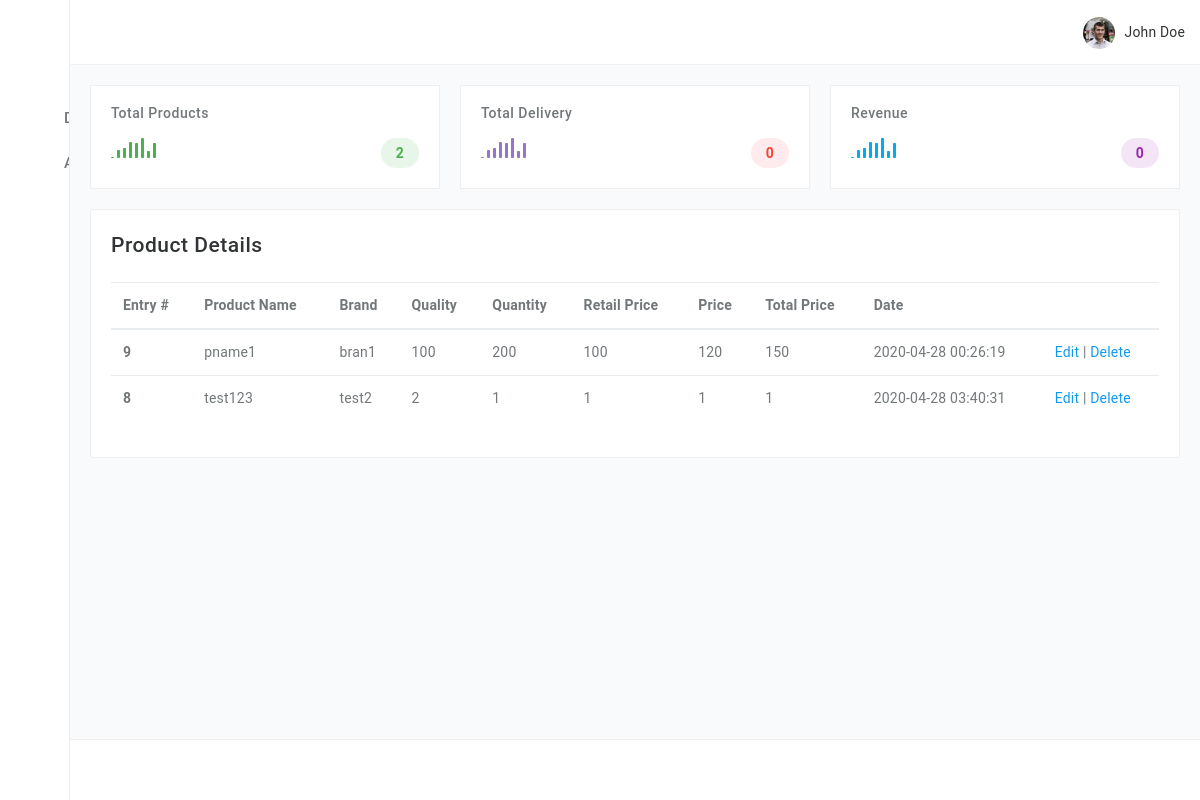
The page / on the database its author committed.
### tables this page shows
CREATE TABLE `storage` (
  `id` int(11) NOT NULL,
  `date_added` timestamp NOT NULL DEFAULT CURRENT_TIMESTAMP ON UPDATE CURRENT_TIMESTAMP,
  `product_name` varchar(99) NOT NULL,
  `brand` varchar(99) NOT NULL,
  `quality` int(99) NOT NULL,
  `quantity` int(99) NOT NULL,
  `retail_price` int(99) NOT NULL,
  `price` int(99) NOT NULL,
  `total_price` int(99) NOT NULL
);

### index.php (the view, shortened to what this page needs)
<?php include_once("header.php"); ?>
        <div class="page-container">
            <?php include_once("headernav.php"); ?>
            <main class="main-content bgc-grey-100">
                <div id="mainContent">
                    <div class="row gap-20 masonry pos-r">
                        <div class="masonry-sizer col-md-6"></div>
                        <div class="masonry-item w-100">
                            <div class="row gap-20">
                                <div class="col-md-4">
                                    <div class="layers bd bgc-white p-20">
                                        <div class="layer w-100 mB-10">
                                            <h6 class="lh-1">Total Products</h6></div>
                                        <div class="layer w-100">
                                            <div class="peers ai-sb fxw-nw">
                                                <div class="peer peer-greed"><span id="sparklinedash"></span></div>
                                                <div class="peer"><span class="d-ib lh-0 va-m fw-600 bdrs-10em pX-15 pY-15 bgc-green-50 c-green-500">
                                                    <?php
                                                    $query = "SELECT id FROM storage";
                                                    $result = mysqli_query($mysqli, $query);
                                                    if ($result)
                                                    {
                                                        $row = mysqli_num_rows($result);
                                                           if ($row)
                                                              {
                                                                 echo $row;
                                                              }
                                                    }
                                                    ?>
                                                </span></div>
                                            </div>
                                        </div>
                                    </div>
                                </div>
                                <div class="col-md-4">
                                    <div class="layers bd bgc-white p-20">
                                        <div class="layer w-100 mB-10">
                                            <h6 class="lh-1">Total Delivery </h6></div>
                                        <div class="layer w-100">
                                            <div class="peers ai-sb fxw-nw">
                                                <div class="peer peer-greed"><span id="sparklinedash2"></span></div>
                                                <div class="peer"><span class="d-ib lh-0 va-m fw-600 bdrs-10em pX-15 pY-15 bgc-red-50 c-red-500">0</span></div>
                                            </div>
                                        </div>
                                    </div>
                                </div>
                                <div class="col-md-4">
                                    <div class="layers bd bgc-white p-20">
                                        <div class="layer w-100 mB-10">
                                            <h6 class="lh-1">Revenue</h6></div>
                                        <div class="layer w-100">
                                            <div class="peers ai-sb fxw-nw">
                                                <div class="peer peer-greed"><span id="sparklinedash3"></span></div>
                                                <div class="peer"><span class="d-ib lh-0 va-m fw-600 bdrs-10em pX-15 pY-15 bgc-purple-50 c-purple-500">0</span></div>
                                            </div>
                                        </div>
                                    </div>
                                </div>
                            </div>
                        </div>
                        <div class="masonry-item col-md-12">
                            <div class="bgc-white bd bdrs-3 p-20">
                                    <h4 class="c-grey-900 mB-20">Product Details</h4>
                                    <table class="table table-hover">
                                        <thead>
                                            <tr>
                                                <th scope="col">Entry #</th>
                                                <th scope="col">Product Name</th>
                                                <th scope="col">Brand</th>
                                                <th scope="col">Quality</th>
                                                <th scope="col">Quantity</th>
                                                <th scope="col">Retail Price</th>
                                                <th scope="col">Price</th>
                                                <th scope="col">Total Price</th>
                                                <th scope="col">Date</th>
                                                <th scope="col"></th>
                                            </tr>
                                        </thead>
                                        <tbody>
                                            <?php
                                                $query = "SELECT * FROM storage ORDER BY id DESC";
                                                $result = mysqli_query($mysqli, $query);
                                                while($res = mysqli_fetch_array($result)) {
                                                ?>
                                                     <tr>
                                                        <th scope="row"><?php echo $res['id']; ?></th>
                                                        <td><?php echo $res['product_name']; ?></td>
                                                        <td><?php echo $res['brand']; ?></td>
                                                        <td><?php echo $res['quality']; ?></td>
                                                        <td><?php echo $res['quantity']; ?></td>
                                                        <td><?php echo $res['price']; ?></td>
                                                        <td><?php echo $res['retail_price']; ?></td>
                                                        <td><?php echo $res['total_price']; ?></td>
                                                        <td><?php echo $res['date_added']; ?></td>
                                                        <td><?php echo "<a href=\"edititem.php?id=$res[id]\">Edit</a> | <a href=\"deleteitem.php?id=$res[id]\" onClick=\"return confirm('Are you sure you want to delete?')\">Delete</a>" ?></td>
                                                    </tr>
                                                <?php
                                                }
                                            ?>
                                        </tbody>
                                    </table>
                                </div>
                        </div>
                    </div>
                </div>
            </main>
<?php include_once("footer.php"); ?>

### header.php (shortened to what this page needs)
<!DOCTYPE html>
<html>
<head>
    <link href="style.css" rel="stylesheet">
</head>
<body class="app">
    <div>
        <div class="sidebar">
            <div class="sidebar-inner">
                <div class="sidebar-logo">
                    <div class="peers ai-c fxw-nw">
                        <div class="peer peer-greed">
                            <a class="sidebar-link td-n" href="index.html" class="td-n">
                                <div class="peers ai-c fxw-nw">
                                    <div class="peer">
                                        <div class="logo"><img src="assets/static/images/logo.png" alt=""></div>
                                    </div>
                                </div>
                            </a>
                        </div>
                    </div>
                </div>
                <ul class="sidebar-menu scrollable pos-r">
                    <li class="nav-item mT-30 active"><a class="sidebar-link" href="index.php" default><span class="icon-holder"><i class="c-blue-500 ti-home"></i> </span><span class="title">Dashboard</span></a></li>
                    <li class="nav-item"><a class="sidebar-link" href="newitem.php"><span class="icon-holder"><i class="c-light-blue-500 ti-pencil"></i> </span><span class="title">Add New</span></a></li>
                </ul>
            </div>
        </div>

### headernav.php (shortened to what this page needs)
<div class="header navbar">
                <div class="header-container">
                    <ul class="nav-left">
                        <li><a id="sidebar-toggle" class="sidebar-toggle" href="javascript:void(0);"><i class="ti-menu"></i></a></li>
                        <li class="search-box"><a class="search-toggle no-pdd-right" href="javascript:void(0);"><i class="search-icon ti-search pdd-right-10"></i> <i class="search-icon-close ti-close pdd-right-10"></i></a></li>
                    </ul>
                    <ul class="nav-right">
                        <li class="dropdown">
                            <a href="#" class="dropdown-toggle no-after peers fxw-nw ai-c lh-1" data-toggle="dropdown">
                                <div class="peer mR-10"><img class="w-2r bdrs-50p" src="assets/images/10.jpg" alt=""></div>
                                <div class="peer"><span class="fsz-sm c-grey-900">John Doe</span></div>
                            </a>
                        </li>
                    </ul>
                </div>
            </div>

### footer.php (shortened to what this page needs)
<footer class="bdT ta-c p-30 lh-0 fsz-sm c-grey-600"><span><a href="#" target="_blank" title=""></a></span>
            </footer>
        </div>
    </div>
</body>
</html>

### rows shown on the page
storage: id "9", product_name "pname1", brand "bran1", quality "100", quantity "200", price "100", retail_price "120", total_price "150", date_added "2020-04-28 00:26:19"
storage: id "8", product_name "test123", brand "test2", quality "2", quantity "1", price "1", retail_price "1", total_price "1", date_added "2020-04-28 03:40:31"

### other values the page prints
$row "2"
